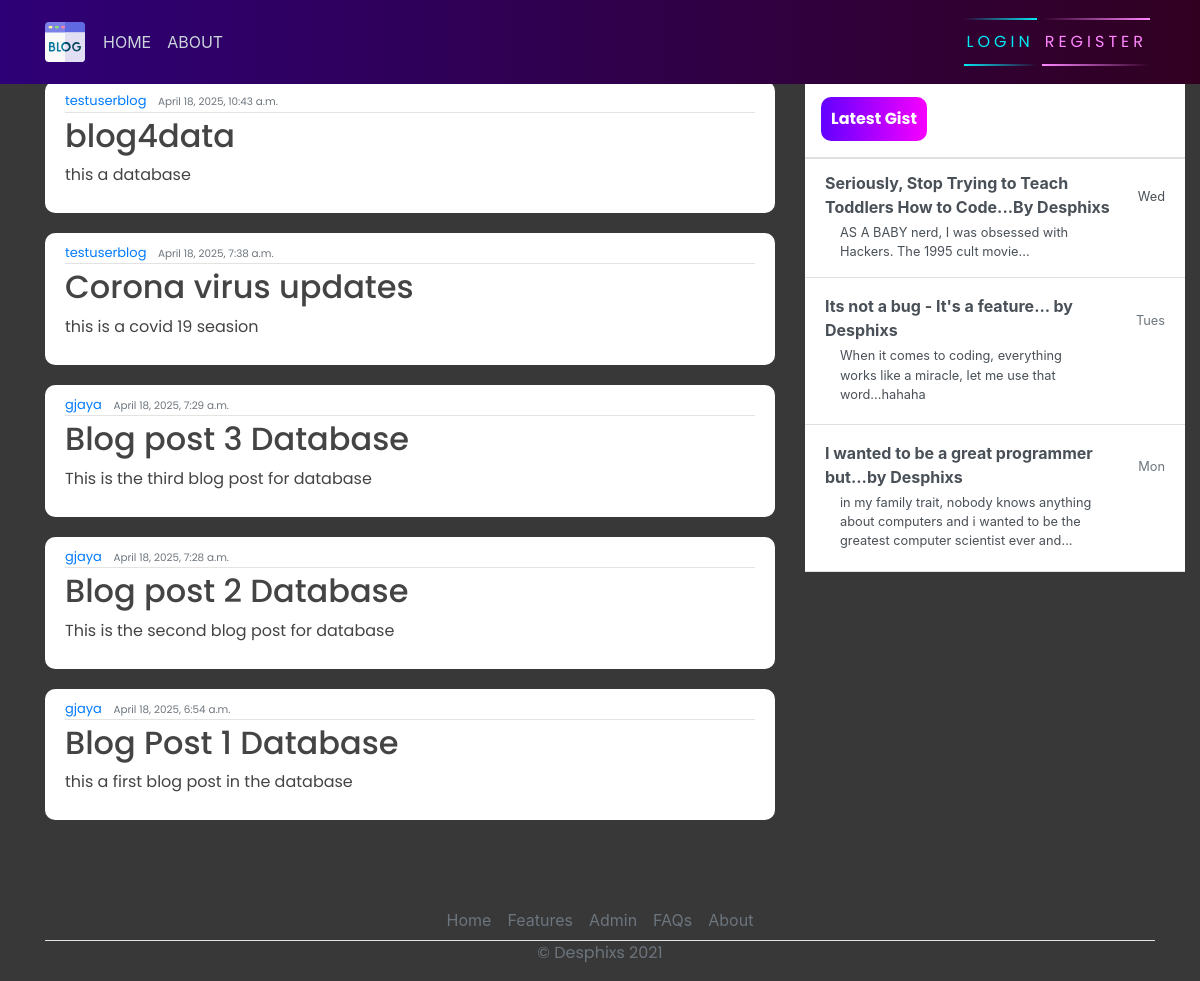
The app's page / (signed in) with its own data.
### blogapp/models.py (models this page shows, shortened)
class Post(models.Model):
    title = models.CharField(max_length=200)
    content = models.TextField()
    date_posted = models.DateTimeField(default=timezone.now)
    author = models.ForeignKey(User, on_delete=models.CASCADE)

### blogapp/views.py (the view)
# urls.py: path('', PostListView.as_view(), name="blog-home"),
class PostListView(LoginRequiredMixin, ListView):
    model = Post
    template_name = 'blog/home.html'
    context_object_name = 'posts'
    ordering = ["-date_posted"]

### blogapp/templates/blog/home.html
{% extends 'blog/base.html' %}
{% block content %}
    {% for posts in posts %}
        <article class="media content-section">
            <div class="media-body">
              <div class="article-metadata">
                <a class="mr-2" href="#">{{ posts.author }}</a>
                <small class="text-muted">{{ posts.date_posted }}</small>
              </div>
              <h2><a class="article-title" href="{% url 'blog-detail' posts.id %}">{{ posts.title }}</a></h2>
              <p class="article-content">{{ posts.content }}</p>
            </div>
            <br>
        </article>
    {% endfor  %}
{% endblock content %}

### blogapp/templates/blog/base.html (shortened to what this page needs)
{% load static %}
<!DOCTYPE html>
<html>
<head>
    <link rel="stylesheet" href="https://maxcdn.bootstrapcdn.com/bootstrap/4.0.0/css/bootstrap.min.css">
    <link rel="stylesheet" href="{% static 'blog/main.css' %}">
</head>
<body>
    <header class="site-header">
      <nav class="navbar navbar-expand-md navbar-dark bg-steel fixed-top">
        <div class="container">
          <div class="collapse navbar-collapse" id="navbarToggle">
            <div class="navbar-nav mr-auto">
                {% if user.is_authenticated %}
              <a class="nav-item nav-link" href="{% url 'blog-home' %}">HOME</a>
              <a class="nav-item nav-link" href="{% url 'blog-about' %}">ABOUT</a>
            </div>
            <div class="navbar-nav">
                    <a href="{% url 'login' %}" id="auth-links">
                         <span></span>
                         <span></span>
                         Login
                    </a>
                    <a href="{% url 'register' %}" id="auth-links">
                        <span></span>
                        <span></span>
                        Register
                    </a>
                {% endif %}
            </div>
          </div>
        </div>
      </nav>
    </header>
    <main role="main" class="container">
      <div class="row">
          <div class="col-md-8">
          </div>
        <div class="col-md-8">
           {% block content %}{% endblock %}
        </div>
        <div class="col-md-4">
          <div class="content-sectionw">
            <div class="d-flex flex-column align-items-stretch flex-shrink-0 bg-white" style="width: 380px;" style="padding-top: 120px;">
                <a id="list-group" style="text-decoration: none;" href="" class="d-flex align-items-center flex-shrink-0 p-3 link-dark text-decoration-none border-bottom">
                  <span class="fs-5 fw-semibold" id="gist-btn">Latest Gist</span>
                </a>
                <div class="list-group list-group-flush border-bottom scrollarea">
                  <a href="#" class="list-group-item list-group-item-action  lh-tight" aria-current="true">
                    <div class="d-flex w-100 align-items-center justify-content-between">
                      <strong class="mb-1">Seriously, Stop Trying to Teach Toddlers How to Code...By Desphixs
                    </strong>
                      <small>Wed</small>
                    </div>
                    <div class="col-10 mb-1 small">AS A BABY nerd, I was obsessed with Hackers. The 1995 cult movie... </div>
                  </a>
                  <a href="#" class="list-group-item list-group-item-action py-3 lh-tight">
                    <div class="d-flex w-100 align-items-center justify-content-between">
                      <strong class="mb-1">Its not a bug - It's a feature... by Desphixs</strong>
                      <small class="text-muted">Tues</small>
                    </div>
                    <div class="col-10 mb-1 small">When it comes to coding, everything works like a miracle, let me use that word...hahaha</div>
                  </a>
                  <a href="#" class="list-group-item list-group-item-action py-3 lh-tight">
                    <div class="d-flex w-100 align-items-center justify-content-between">
                      <strong class="mb-1">I wanted to be a great programmer but...by Desphixs</strong>
                      <small class="text-muted">Mon</small>
                    </div>
                    <div class="col-10 mb-1 small">in my family trait, nobody knows anything about computers and i wanted to be the greatest computer scientist ever and...</div>
                  </a>
                </div>
              </div>
          </div>
        </div>
      </div>
        <footer class="" >
          <ul class="nav justify-content-center border-bottom"  style="margin-top: 60px;">
            <li class="nav-item"><a href="#" class="nav-link px-2 text-muted">Home</a></li>
            <li class="nav-item"><a href="#" class="nav-link px-2 text-muted">Features</a></li>
            <li class="nav-item"><a href="admin/" class="nav-link px-2 text-muted">Admin</a></li>
            <li class="nav-item"><a href="#" class="nav-link px-2 text-muted">FAQs</a></li>
            <li class="nav-item"><a href="#" class="nav-link px-2 text-muted">About</a></li>
          </ul>
          <p class="text-center text-muted">&copy; Desphixs 2021</p>
        </footer>
    </main>
</body>
</html>

### blogapp/static/blog/main.css (style rules this page uses)
body { background-color: rgb(56, 56, 56); margin-top: 5rem; background-size: contain; background-repeat: no-repeat; }
h1, h2, h3, h4, h5, h6, p { color: #444444; font-family: 'Poppins', sans-serif; }
ul { margin: 0; }
.bg-steel { background: linear-gradient(270deg, rgb(49, 0, 33) 0%, rgb(46, 0, 119) 100%); }
.site-header .navbar-nav .nav-link { color: #cbd5db; }
.content-section { background: #ffffff; padding: 10px 20px; border-radius: 10px; margin-bottom: 20px; }
.article-title { color: #444444; }
.article-content { white-space: pre-line; }
.article-metadata { font-family: 'Poppins', sans-serif; padding-bottom: 1px; margin-bottom: 4px; font-size: 13px; border-bottom: 1px solid #e3e3e3 }
svg { width: 50px; height: 50px; }
#auth-links { font-family: 'Poppins', sans-serif; position: relative; display: inline-block; padding: 12px 3px; margin: 10px 0; color: #03e9f4; text-decoration: none; text-transform: uppercase; transition: 0.5s; letter-spacing: 4px; overflow: hidden; margin-right: 5px; }
#auth-links:nth-child(2) { filter: hue-rotate(110deg); }
#auth-links span { position: absolute; display: block; }
#auth-links span:nth-child(1) { top: 0; left: 0; width: 100%; height: 2px; background: linear-gradient(90deg,transparent,#03e9f4); animation: animate1 1s linear infinite; }
#auth-links span:nth-child(3) { bottom: 0; right: 0; width: 100%; height: 2px; background: linear-gradient(270deg,transparent,#03e9f4); animation: animate3 1s linear infinite; animation-delay: 0.50s; }
#gist-btn { color: black; background: linear-gradient(270deg, rgb(247, 0, 255) 0%, rgb(98, 0, 255) 100%); padding: 10px; color: white; font-family: 'Poppins', sans-serif; font-weight: bold; border-radius: 10px; }

### records on screen
Post: author "testuserblog", date_posted "April 18, 2025, 10:43 a.m.", title "blog4data", content "this a database"
Post: author "testuserblog", date_posted "April 18, 2025, 7:38 a.m.", title "Corona virus updates", content "this is a covid 19 seasion"
Post: author "gjaya", date_posted "April 18, 2025, 7:29 a.m.", title "Blog post 3 Database", content "This is the third blog post for database"
Post: author "gjaya", date_posted "April 18, 2025, 7:28 a.m.", title "Blog post 2 Database", content "This is the second blog post for database"
Post: author "gjaya", date_posted "April 18, 2025, 6:54 a.m.", title "Blog Post 1 Database", content "this a first blog post in the database"
